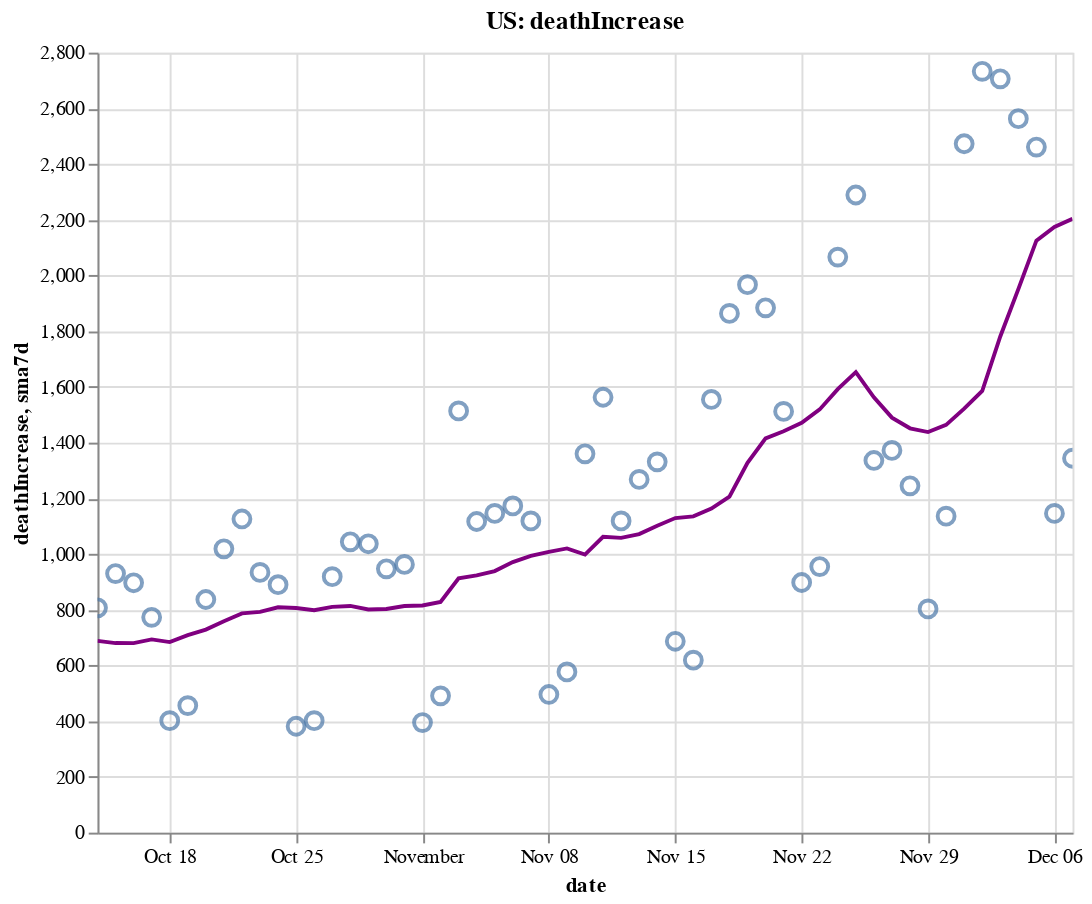

Notebook code cell kept with this figure:
### Code cell
create_plot(us, 'deathIncrease')

### Figure 1 — Vega-Lite specification as saved in the notebook (floating-point values rounded to 4 significant figures)
{"config": {"view": {"continuousWidth": 400, "continuousHeight": 300}}, "layer": [{"layer": [{"mark": {"type": "point", "size": 75}, "encoding": {"tooltip": [{"type": "temporal", "field": "date"}, {"type": "quantitative", "field": "deathIncrease"}, {"type": "quantitative", "field": "sma7d"}], "x": {"type": "temporal", "field": "date"}, "y": {"type": "quantitative", "field": "deathIncrease"}}, "selection": {"selector006": {"type": "interval", "bind": "scales", "encodings": ["x", "y"]}}}, {"mark": {"type": "line", "color": "purple"}, "encoding": {"x": {"type": "temporal", "field": "date"}, "y": {"type": "quantitative", "field": "sma7d"}}}]}, {"mark": {"type": "rule", "color": "#aaa"}, "encoding": {"x": {"type": "temporal", "field": "date"}}, "transform": [{"filter": {"selection": "selector005"}}]}, {"mark": "circle", "encoding": {"opacity": {"condition": {"value": 1, "selection": "selector005"}, "value": 0}, "tooltip": [{"type": "temporal", "field": "date"}, {"type": "quantitative", "field": "deathIncrease"}, {"type": "quantitative", "field": "sma7d"}], "x": {"type": "temporal", "field": "date"}, "y": {"type": "quantitative", "field": "deathIncrease"}}, "selection": {"selector005": {"type": "single", "encodings": ["x"], "on": "mouseover", "nearest": true, "empty": "none"}}}, {"mark": {"type": "text", "align": "left", "dx": 5, "dy": -5, "stroke": "white", "strokeWidth": 2}, "encoding": {"text": {"type": "quantitative", "field": "deathIncrease"}, "tooltip": [{"type": "temporal", "field": "date"}, {"type": "quantitative", "field": "deathIncrease"}, {"type": "quantitative", "field": "sma7d"}], "x": {"type": "temporal", "field": "date"}, "y": {"type": "quantitative", "field": "deathIncrease"}}, "transform": [{"filter": {"selection": "selector005"}}]}, {"mark": {"type": "text", "align": "left", "dx": 5, "dy": -5}, "encoding": {"text": {"type": "quantitative", "field": "deathIncrease"}, "tooltip": [{"type": "temporal", "field": "date"}, {"type": "quantitative", "field": "deathIncrease"}, {"type": "quantitative", "field": "sma7d"}], "x": {"type": "temporal", "field": "date"}, "y": {"type": "quantitative", "field": "deathIncrease"}}, "transform": [{"filter": {"selection": "selector005"}}]}], "data": {"name": "data-403746dba55c0825b5ee490de6d3a76b"}, "height": 400, "title": "US: deathIncrease", "width": 500, "$schema": "https://vega.github.io/schema/vega-lite/v4.8.1.json", "datasets": {"data-403746dba55c0825b5ee490de6d3a76b": [{"date": "2020-10-14T00:00:00", "totalTestResultsIncrease": 1045000.0, "positiveIncrease": 56120.0, "death": 208500.0, "deathIncrease": 807.0, "positiveRate": 0.054, "state": "US", "sma7d": 688.4}, {"date": "2020-10-15T00:00:00", "totalTestResultsIncrease": 1109000.0, "positiveIncrease": 63390.0, "death": 209400.0, "deathIncrease": 930.0, "positiveRate": 0.057, "state": "US", "sma7d": 680.6}, {"date": "2020-10-16T00:00:00", "totalTestResultsIncrease": 1231000.0, "positiveIncrease": 68250.0, "death": 210300.0, "deathIncrease": 897.0, "positiveRate": 0.055, "state": "US", "sma7d": 680.4}, {"date": "2020-10-17T00:00:00", "totalTestResultsIncrease": 1299000.0, "positiveIncrease": 57330.0, "death": 211100.0, "deathIncrease": 773.0, "positiveRate": 0.044, "state": "US", "sma7d": 693.6}, {"date": "2020-10-18T00:00:00", "totalTestResultsIncrease": 1052000.0, "positiveIncrease": 48280.0, "death": 211500.0, "deathIncrease": 402.0, "positiveRate": 0.046, "state": "US", "sma7d": 684.1}, {"date": "2020-10-19T00:00:00", "totalTestResultsIncrease": 1135000.0, "positiveIncrease": 57110.0, "death": 212000.0, "deathIncrease": 456.0, "positiveRate": 0.05, "state": "US", "sma7d": 709.0}, {"date": "2020-10-20T00:00:00", "totalTestResultsIncrease": 952700.0, "positiveIncrease": 60550.0, "death": 212800.0, "deathIncrease": 837.0, "positiveRate": 0.064, "state": "US", "sma7d": 728.9}, {"date": "2020-10-21T00:00:00", "totalTestResultsIncrease": 941800.0, "positiveIncrease": 60960.0, "death": 213800.0, "deathIncrease": 1019.0, "positiveRate": 0.065, "state": "US", "sma7d": 759.1}, {"date": "2020-10-22T00:00:00", "totalTestResultsIncrease": 1230000.0, "positiveIncrease": 72840.0, "death": 214900.0, "deathIncrease": 1126.0, "positiveRate": 0.059, "state": "US", "sma7d": 787.1}, {"date": "2020-10-23T00:00:00", "totalTestResultsIncrease": 1383000.0, "positiveIncrease": 82330.0, "death": 215900.0, "deathIncrease": 934.0, "positiveRate": 0.06, "state": "US", "sma7d": 792.4}, {"date": "2020-10-24T00:00:00", "totalTestResultsIncrease": 1323000.0, "positiveIncrease": 83290.0, "death": 216800.0, "deathIncrease": 890.0, "positiveRate": 0.063, "state": "US", "sma7d": 809.1}, {"date": "2020-10-25T00:00:00", "totalTestResultsIncrease": 1188000.0, "positiveIncrease": 64890.0, "death": 217100.0, "deathIncrease": 382.0, "positiveRate": 0.055, "state": "US", "sma7d": 806.3}, {"date": "2020-10-26T00:00:00", "totalTestResultsIncrease": 1211000.0, "positiveIncrease": 62520.0, "death": 217500.0, "deathIncrease": 402.0, "positiveRate": 0.052, "state": "US", "sma7d": 798.6}, {"date": "2020-10-27T00:00:00", "totalTestResultsIncrease": 1071000.0, "positiveIncrease": 72080.0, "death": 218500.0, "deathIncrease": 919.0, "positiveRate": 0.067, "state": "US", "sma7d": 810.3}, {"date": "2020-10-28T00:00:00", "totalTestResultsIncrease": 1096000.0, "positiveIncrease": 78750.0, "death": 219500.0, "deathIncrease": 1044.0, "positiveRate": 0.072, "state": "US", "sma7d": 813.9}, {"date": "2020-10-29T00:00:00", "totalTestResultsIncrease": 1333000.0, "positiveIncrease": 88720.0, "death": 220500.0, "deathIncrease": 1037.0, "positiveRate": 0.067, "state": "US", "sma7d": 801.1}, {"date": "2020-10-30T00:00:00", "totalTestResultsIncrease": 1364000.0, "positiveIncrease": 97240.0, "death": 221500.0, "deathIncrease": 947.0, "positiveRate": 0.071, "state": "US", "sma7d": 803.0}, {"date": "2020-10-31T00:00:00", "totalTestResultsIncrease": 1390000.0, "positiveIncrease": 90580.0, "death": 222500.0, "deathIncrease": 963.0, "positiveRate": 0.065, "state": "US", "sma7d": 813.4}, {"date": "2020-11-01T00:00:00", "totalTestResultsIncrease": 1128000.0, "positiveIncrease": 73850.0, "death": 222900.0, "deathIncrease": 395.0, "positiveRate": 0.065, "state": "US", "sma7d": 815.3}, {"date": "2020-11-02T00:00:00", "totalTestResultsIncrease": 1327000.0, "positiveIncrease": 82050.0, "death": 223300.0, "deathIncrease": 491.0, "positiveRate": 0.062, "state": "US", "sma7d": 828.0}, {"date": "2020-11-03T00:00:00", "totalTestResultsIncrease": 1129000.0, "positiveIncrease": 86670.0, "death": 224900.0, "deathIncrease": 1514.0, "positiveRate": 0.077, "state": "US", "sma7d": 913.0}, {"date": "2020-11-04T00:00:00", "totalTestResultsIncrease": 1223000.0, "positiveIncrease": 103300.0, "death": 226000.0, "deathIncrease": 1117.0, "positiveRate": 0.084, "state": "US", "sma7d": 923.4}, {"date": "2020-11-05T00:00:00", "totalTestResultsIncrease": 1567000.0, "positiveIncrease": 116400.0, "death": 227100.0, "deathIncrease": 1146.0, "positiveRate": 0.074, "state": "US", "sma7d": 939.0}, {"date": "2020-11-06T00:00:00", "totalTestResultsIncrease": 1564000.0, "positiveIncrease": 125800.0, "death": 228300.0, "deathIncrease": 1173.0, "positiveRate": 0.08, "state": "US", "sma7d": 971.3}, {"date": "2020-11-07T00:00:00", "totalTestResultsIncrease": 1413000.0, "positiveIncrease": 129200.0, "death": 229400.0, "deathIncrease": 1119.0, "positiveRate": 0.091, "state": "US", "sma7d": 993.6}, {"date": "2020-11-08T00:00:00", "totalTestResultsIncrease": 1252000.0, "positiveIncrease": 110300.0, "death": 229900.0, "deathIncrease": 496.0, "positiveRate": 0.088, "state": "US", "sma7d": 1008.0}, {"date": "2020-11-09T00:00:00", "totalTestResultsIncrease": 1516000.0, "positiveIncrease": 119400.0, "death": 230500.0, "deathIncrease": 577.0, "positiveRate": 0.079, "state": "US", "sma7d": 1020.0}, {"date": "2020-11-10T00:00:00", "totalTestResultsIncrease": 1252000.0, "positiveIncrease": 131200.0, "death": 231800.0, "deathIncrease": 1360.0, "positiveRate": 0.105, "state": "US", "sma7d": 998.3}, {"date": "2020-11-11T00:00:00", "totalTestResultsIncrease": 1418000.0, "positiveIncrease": 144800.0, "death": 233400.0, "deathIncrease": 1563.0, "positiveRate": 0.102, "state": "US", "sma7d": 1062.0}, {"date": "2020-11-12T00:00:00", "totalTestResultsIncrease": 1476000.0, "positiveIncrease": 152000.0, "death": 234500.0, "deathIncrease": 1119.0, "positiveRate": 0.103, "state": "US", "sma7d": 1058.0}, {"date": "2020-11-13T00:00:00", "totalTestResultsIncrease": 1698000.0, "positiveIncrease": 172100.0, "death": 235800.0, "deathIncrease": 1268.0, "positiveRate": 0.101, "state": "US", "sma7d": 1072.0}, {"date": "2020-11-14T00:00:00", "totalTestResultsIncrease": 1662000.0, "positiveIncrease": 163500.0, "death": 237100.0, "deathIncrease": 1331.0, "positiveRate": 0.098, "state": "US", "sma7d": 1102.0}, {"date": "2020-11-15T00:00:00", "totalTestResultsIncrease": 1615000.0, "positiveIncrease": 144400.0, "death": 237800.0, "deathIncrease": 687.0, "positiveRate": 0.089, "state": "US", "sma7d": 1129.0}, {"date": "2020-11-16T00:00:00", "totalTestResultsIncrease": 1487000.0, "positiveIncrease": 148900.0, "death": 238400.0, "deathIncrease": 619.0, "positiveRate": 0.1, "state": "US", "sma7d": 1135.0}, {"date": "2020-11-17T00:00:00", "totalTestResultsIncrease": 1512000.0, "positiveIncrease": 156700.0, "death": 240000.0, "deathIncrease": 1555.0, "positiveRate": 0.104, "state": "US", "sma7d": 1163.0}, {"date": "2020-11-18T00:00:00", "totalTestResultsIncrease": 1539000.0, "positiveIncrease": 164000.0, "death": 241900.0, "deathIncrease": 1864.0, "positiveRate": 0.107, "state": "US", "sma7d": 1206.0}, {"date": "2020-11-19T00:00:00", "totalTestResultsIncrease": 1821000.0, "positiveIncrease": 182800.0, "death": 243800.0, "deathIncrease": 1967.0, "positiveRate": 0.1, "state": "US", "sma7d": 1327.0}, {"date": "2020-11-20T00:00:00", "totalTestResultsIncrease": 1919000.0, "positiveIncrease": 192800.0, "death": 245700.0, "deathIncrease": 1884.0, "positiveRate": 0.1, "state": "US", "sma7d": 1415.0}, {"date": "2020-11-21T00:00:00", "totalTestResultsIncrease": 2004000.0, "positiveIncrease": 179700.0, "death": 247200.0, "deathIncrease": 1512.0, "positiveRate": 0.09, "state": "US", "sma7d": 1441.0}, {"date": "2020-11-22T00:00:00", "totalTestResultsIncrease": 1744000.0, "positiveIncrease": 150800.0, "death": 248100.0, "deathIncrease": 898.0, "positiveRate": 0.086, "state": "US", "sma7d": 1471.0}, {"date": "2020-11-23T00:00:00", "totalTestResultsIncrease": 1759000.0, "positiveIncrease": 151000.0, "death": 249100.0, "deathIncrease": 955.0, "positiveRate": 0.086, "state": "US", "sma7d": 1519.0}, {"date": "2020-11-24T00:00:00", "totalTestResultsIncrease": 1790000.0, "positiveIncrease": 167000.0, "death": 251100.0, "deathIncrease": 2066.0, "positiveRate": 0.093, "state": "US", "sma7d": 1592.0}, {"date": "2020-11-25T00:00:00", "totalTestResultsIncrease": 1721000.0, "positiveIncrease": 183600.0, "death": 253400.0, "deathIncrease": 2289.0, "positiveRate": 0.107, "state": "US", "sma7d": 1653.0}, {"date": "2020-11-26T00:00:00", "totalTestResultsIncrease": 1170000.0, "positiveIncrease": 126300.0, "death": 254800.0, "deathIncrease": 1336.0, "positiveRate": 0.108, "state": "US", "sma7d": 1563.0}, {"date": "2020-11-27T00:00:00", "totalTestResultsIncrease": 2126000.0, "positiveIncrease": 193700.0, "death": 256100.0, "deathIncrease": 1372.0, "positiveRate": 0.091, "state": "US", "sma7d": 1490.0}, {"date": "2020-11-28T00:00:00", "totalTestResultsIncrease": 1710000.0, "positiveIncrease": 154500.0, "death": 257400.0, "deathIncrease": 1245.0, "positiveRate": 0.09, "state": "US", "sma7d": 1452.0}, {"date": "2020-11-29T00:00:00", "totalTestResultsIncrease": 1290000.0, "positiveIncrease": 135200.0, "death": 258200.0, "deathIncrease": 803.0, "positiveRate": 0.105, "state": "US", "sma7d": 1438.0}, {"date": "2020-11-30T00:00:00", "totalTestResultsIncrease": 1603000.0, "positiveIncrease": 147600.0, "death": 259300.0, "deathIncrease": 1136.0, "positiveRate": 0.092, "state": "US", "sma7d": 1464.0}, {"date": "2020-12-01T00:00:00", "totalTestResultsIncrease": 2341000.0, "positiveIncrease": 176800.0, "death": 261800.0, "deathIncrease": 2473.0, "positiveRate": 0.076, "state": "US", "sma7d": 1522.0}, {"date": "2020-12-02T00:00:00", "totalTestResultsIncrease": 1459000.0, "positiveIncrease": 195800.0, "death": 264500.0, "deathIncrease": 2733.0, "positiveRate": 0.134, "state": "US", "sma7d": 1585.0}, {"date": "2020-12-03T00:00:00", "totalTestResultsIncrease": 1828000.0, "positiveIncrease": 210200.0, "death": 267200.0, "deathIncrease": 2706.0, "positiveRate": 0.115, "state": "US", "sma7d": 1781.0}, {"date": "2020-12-04T00:00:00", "totalTestResultsIncrease": 1855000.0, "positiveIncrease": 224800.0, "death": 269800.0, "deathIncrease": 2563.0, "positiveRate": 0.121, "state": "US", "sma7d": 1951.0}, {"date": "2020-12-05T00:00:00", "totalTestResultsIncrease": 2191000.0, "positiveIncrease": 212900.0, "death": 272300.0, "deathIncrease": 2461.0, "positiveRate": 0.097, "state": "US", "sma7d": 2125.0}, {"date": "2020-12-06T00:00:00", "totalTestResultsIncrease": 1648000.0, "positiveIncrease": 177800.0, "death": 273400.0, "deathIncrease": 1146.0, "positiveRate": 0.108, "state": "US", "sma7d": 2174.0}, {"date": "2020-12-07T00:00:00", "totalTestResultsIncrease": 1831000.0, "positiveIncrease": 179700.0, "death": 274600.0, "deathIncrease": 1344.0, "positiveRate": 0.098, "state": "US", "sma7d": 2204.0}]}}
